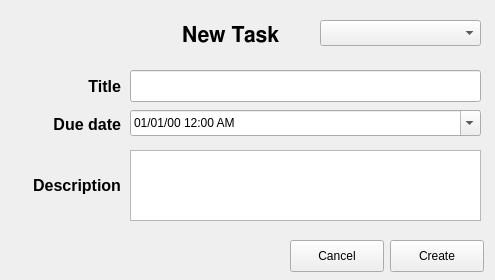
<?xml version="1.0" encoding="UTF-8"?>
<ui version="4.0">
 <class>NewTask</class>
 <widget class="QWidget" name="NewTask">
  <property name="geometry">
   <rect>
    <x>0</x>
    <y>0</y>
    <width>495</width>
    <height>280</height>
   </rect>
  </property>
  <property name="maximumSize">
   <size>
    <width>495</width>
    <height>280</height>
   </size>
  </property>
  <property name="windowTitle">
   <string>Form</string>
  </property>
  <widget class="QLabel" name="label">
   <property name="geometry">
    <rect>
     <x>10</x>
     <y>10</y>
     <width>441</width>
     <height>51</height>
    </rect>
   </property>
   <property name="font">
    <font>
     <family>FreeSans</family>
     <pointsize>16</pointsize>
     <weight>75</weight>
     <bold>true</bold>
    </font>
   </property>
   <property name="text">
    <string>New Task</string>
   </property>
   <property name="alignment">
    <set>Qt::AlignCenter</set>
   </property>
  </widget>
  <widget class="QComboBox" name="cbxTags">
   <property name="geometry">
    <rect>
     <x>320</x>
     <y>20</y>
     <width>161</width>
     <height>26</height>
    </rect>
   </property>
   <property name="placeholderText">
    <string>Tags</string>
   </property>
  </widget>
  <widget class="QLineEdit" name="txtTitle">
   <property name="geometry">
    <rect>
     <x>130</x>
     <y>70</y>
     <width>351</width>
     <height>32</height>
    </rect>
   </property>
  </widget>
  <widget class="QLabel" name="label_2">
   <property name="geometry">
    <rect>
     <x>20</x>
     <y>76</y>
     <width>101</width>
     <height>20</height>
    </rect>
   </property>
   <property name="font">
    <font>
     <pointsize>12</pointsize>
     <weight>75</weight>
     <bold>true</bold>
    </font>
   </property>
   <property name="text">
    <string>Title</string>
   </property>
   <property name="alignment">
    <set>Qt::AlignRight|Qt::AlignTrailing|Qt::AlignVCenter</set>
   </property>
  </widget>
  <widget class="QLabel" name="label_3">
   <property name="geometry">
    <rect>
     <x>20</x>
     <y>170</y>
     <width>101</width>
     <height>31</height>
    </rect>
   </property>
   <property name="font">
    <font>
     <pointsize>12</pointsize>
     <weight>75</weight>
     <bold>true</bold>
    </font>
   </property>
   <property name="text">
    <string>Description</string>
   </property>
   <property name="alignment">
    <set>Qt::AlignRight|Qt::AlignTrailing|Qt::AlignVCenter</set>
   </property>
  </widget>
  <widget class="QPlainTextEdit" name="txtDescription">
   <property name="geometry">
    <rect>
     <x>130</x>
     <y>150</y>
     <width>351</width>
     <height>71</height>
    </rect>
   </property>
  </widget>
  <widget class="QPushButton" name="btnCreate">
   <property name="geometry">
    <rect>
     <x>390</x>
     <y>240</y>
     <width>94</width>
     <height>32</height>
    </rect>
   </property>
   <property name="text">
    <string>Create</string>
   </property>
  </widget>
  <widget class="QPushButton" name="btnCancel">
   <property name="geometry">
    <rect>
     <x>290</x>
     <y>240</y>
     <width>94</width>
     <height>32</height>
    </rect>
   </property>
   <property name="text">
    <string>Cancel</string>
   </property>
  </widget>
  <widget class="QLabel" name="label_4">
   <property name="geometry">
    <rect>
     <x>20</x>
     <y>109</y>
     <width>101</width>
     <height>31</height>
    </rect>
   </property>
   <property name="font">
    <font>
     <pointsize>12</pointsize>
     <weight>75</weight>
     <bold>true</bold>
    </font>
   </property>
   <property name="text">
    <string>Due date</string>
   </property>
   <property name="alignment">
    <set>Qt::AlignRight|Qt::AlignTrailing|Qt::AlignVCenter</set>
   </property>
  </widget>
  <widget class="QDateTimeEdit" name="dteDate">
   <property name="geometry">
    <rect>
     <x>130</x>
     <y>110</y>
     <width>351</width>
     <height>26</height>
    </rect>
   </property>
   <property name="date">
    <date>
     <year>2000</year>
     <month>1</month>
     <day>1</day>
    </date>
   </property>
   <property name="displayFormat">
    <string>MM/dd/yy h:mm AP</string>
   </property>
   <property name="calendarPopup">
    <bool>true</bool>
   </property>
  </widget>
 </widget>
 <resources/>
 <connections/>
</ui>
